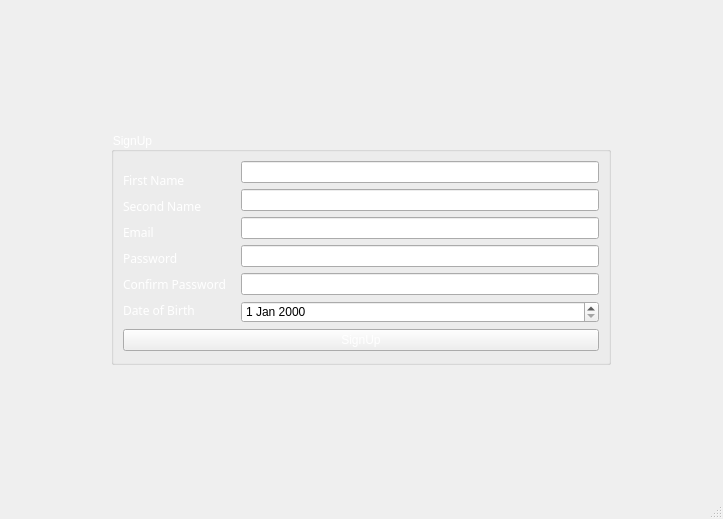
<?xml version="1.0" encoding="UTF-8"?>
<ui version="4.0">
 <class>Register</class>
 <widget class="QMainWindow" name="Register">
  <property name="geometry">
   <rect>
    <x>0</x>
    <y>0</y>
    <width>723</width>
    <height>519</height>
   </rect>
  </property>
  <property name="windowTitle">
   <string>MainWindow</string>
  </property>
  <property name="styleSheet">
   <string notr="true">color: rgb(255, 255, 255);</string>
  </property>
  <widget class="QWidget" name="centralwidget">
   <layout class="QGridLayout" name="gridLayout_2">
    <item row="0" column="0">
     <widget class="QGroupBox" name="groupBox">
      <property name="maximumSize">
       <size>
        <width>500</width>
        <height>233</height>
       </size>
      </property>
      <property name="title">
       <string>SignUp</string>
      </property>
      <layout class="QGridLayout" name="gridLayout">
       <item row="0" column="0">
        <layout class="QHBoxLayout" name="horizontalLayout">
         <item>
          <layout class="QVBoxLayout" name="verticalLayout">
           <property name="spacing">
            <number>0</number>
           </property>
           <property name="leftMargin">
            <number>0</number>
           </property>
           <property name="topMargin">
            <number>6</number>
           </property>
           <property name="rightMargin">
            <number>9</number>
           </property>
           <property name="bottomMargin">
            <number>0</number>
           </property>
           <item>
            <widget class="QLabel" name="label">
             <property name="font">
              <font>
               <family>Arial Rounded MT Bold</family>
              </font>
             </property>
             <property name="styleSheet">
              <string notr="true">color: rgb(255, 255, 255);</string>
             </property>
             <property name="text">
              <string>First Name</string>
             </property>
            </widget>
           </item>
           <item>
            <widget class="QLabel" name="label_2">
             <property name="font">
              <font>
               <family>Arial Rounded MT Bold</family>
              </font>
             </property>
             <property name="styleSheet">
              <string notr="true">color: rgb(255, 255, 255);</string>
             </property>
             <property name="text">
              <string>Second Name</string>
             </property>
            </widget>
           </item>
           <item>
            <widget class="QLabel" name="label_4">
             <property name="font">
              <font>
               <family>Arial Rounded MT Bold</family>
              </font>
             </property>
             <property name="styleSheet">
              <string notr="true">color: rgb(255, 255, 255);</string>
             </property>
             <property name="text">
              <string>Email</string>
             </property>
            </widget>
           </item>
           <item>
            <widget class="QLabel" name="label_3">
             <property name="font">
              <font>
               <family>Arial Rounded MT Bold</family>
              </font>
             </property>
             <property name="styleSheet">
              <string notr="true">color: rgb(255, 255, 255);</string>
             </property>
             <property name="text">
              <string>Password</string>
             </property>
            </widget>
           </item>
           <item>
            <widget class="QLabel" name="label_5">
             <property name="font">
              <font>
               <family>Arial Rounded MT Bold</family>
              </font>
             </property>
             <property name="styleSheet">
              <string notr="true">color: rgb(255, 255, 255);</string>
             </property>
             <property name="text">
              <string>Confirm Password</string>
             </property>
            </widget>
           </item>
           <item>
            <widget class="QLabel" name="label_6">
             <property name="font">
              <font>
               <family>Arial Rounded MT Bold</family>
              </font>
             </property>
             <property name="styleSheet">
              <string notr="true">color: rgb(255, 255, 255);</string>
             </property>
             <property name="text">
              <string>Date of Birth</string>
             </property>
            </widget>
           </item>
          </layout>
         </item>
         <item>
          <layout class="QVBoxLayout" name="verticalLayout_2">
           <item>
            <widget class="QLineEdit" name="qtfirstname">
             <property name="styleSheet">
              <string notr="true">color: rgb(255, 255, 255);</string>
             </property>
            </widget>
           </item>
           <item>
            <widget class="QLineEdit" name="qtsecondname">
             <property name="styleSheet">
              <string notr="true">color: rgb(255, 255, 255);</string>
             </property>
            </widget>
           </item>
           <item>
            <widget class="QLineEdit" name="qtemail">
             <property name="styleSheet">
              <string notr="true">color: rgb(255, 255, 255);</string>
             </property>
            </widget>
           </item>
           <item>
            <widget class="QLineEdit" name="qtpassword">
             <property name="styleSheet">
              <string notr="true">color: rgb(255, 255, 255);</string>
             </property>
            </widget>
           </item>
           <item>
            <widget class="QLineEdit" name="qtconfirmpassword">
             <property name="styleSheet">
              <string notr="true">color: rgb(255, 255, 255);</string>
             </property>
            </widget>
           </item>
           <item>
            <widget class="QDateEdit" name="dob">
             <property name="styleSheet">
              <string notr="true">color: rgb(0, 0, 0);</string>
             </property>
            </widget>
           </item>
          </layout>
         </item>
        </layout>
       </item>
       <item row="1" column="0">
        <widget class="QPushButton" name="Registerbutton">
         <property name="styleSheet">
          <string notr="true">color: rgb(255, 255, 255);</string>
         </property>
         <property name="text">
          <string>SignUp</string>
         </property>
        </widget>
       </item>
      </layout>
     </widget>
    </item>
   </layout>
  </widget>
  <widget class="QMenuBar" name="menubar">
   <property name="geometry">
    <rect>
     <x>0</x>
     <y>0</y>
     <width>723</width>
     <height>20</height>
    </rect>
   </property>
  </widget>
  <widget class="QStatusBar" name="statusbar"/>
 </widget>
 <resources/>
 <connections/>
</ui>
